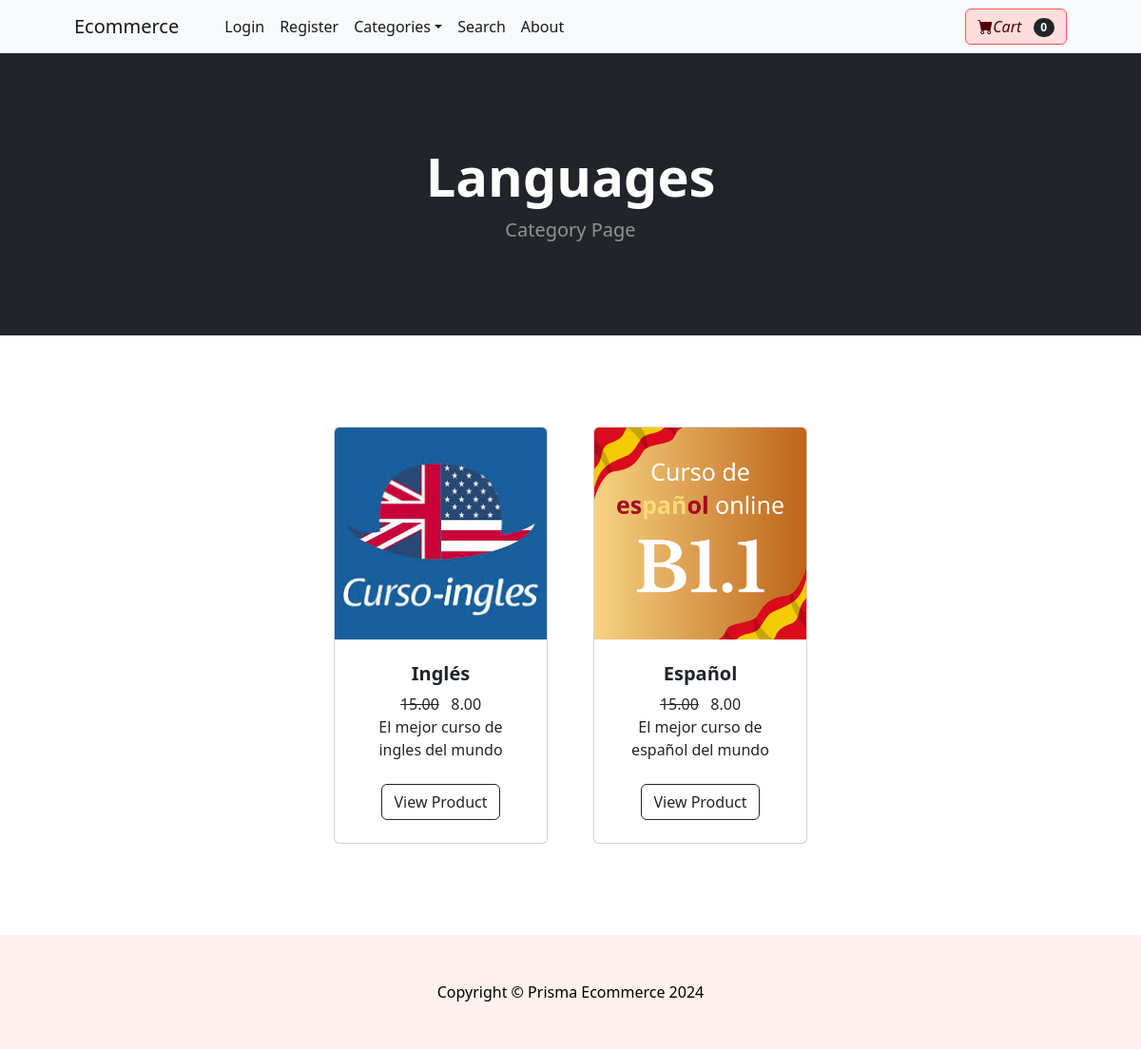
The app's page /category/Languages with its own data.
### store/models.py (models this page shows, shortened)
class Category(models.Model):
    name = models.CharField(max_length=50)
    def __str__(self):
        return self.name
    class Meta:
        verbose_name_plural = 'categories'

class Product(models.Model):
    name = models.CharField(max_length=100)
    price = models.DecimalField(default=0, decimal_places=2, max_digits=6)
    category = models.ForeignKey(Category, on_delete=models.CASCADE, default=1)
    description = models.CharField(max_length=250, default='', blank=True, null=True)
    image = models.ImageField(upload_to='uploads/product')
    is_sale = models.BooleanField(default=False)
    sale_price = models.DecimalField(default=0, decimal_places=2, max_digits=6)
    video = models.FileField(upload_to="video", null=True)

### store/views.py (the view)
# urls.py: path('category/<str:foo>', views.category, name='category'),
def category(request,foo):
    foo = foo.replace('-', '')
    try:
        category = Category.objects.get(name=foo)
        products = Product.objects.filter(category=category)
        return render(request, 'category.html', {'products': products, 'category':category})
    except:
        messages.success(request, ("That category Doest exist"))
        return redirect('index')

### cart/cart.py (called while the page is built)
    def __len__(self):
        return len(self.cart)

### cart/context_processors.py (called while the page is built)
def cart(request):
    return {'cart': Cart(request)}

### store/templates/category.html (shortened to what this page needs)
{% extends 'base.html' %}
{% block content %}
        <header class="bg-dark py-5">
            <div class="container px-4 px-lg-5 my-5">
                <div class="text-center text-white">
                    <h1 class="display-4 fw-bolder">{{ category }}</h1>
                    <p class="lead fw-normal text-white-50 mb-0">Category Page</p>
                </div>
            </div>
        </header>
        <section class="py-5">
            <div class="container px-4 px-lg-5 mt-5">
                <div class="row gx-4 gx-lg-5 row-cols-2 row-cols-md-3 row-cols-xl-4 justify-content-center">
                    {% for product in products %}
                        {% if product.is_sale %}
                            <div class="col mb-5">
                                <div class="card h-100">
                                    <div class="badge bg-light text-black position-absolute" style="top: 0.5rem; right: 1rem;">
                                        sale
                                    </div>
                                    <img class="card-img-top" src="{{ product.image.url }}" alt="..." />
                                    <div class="card-body p-4">
                                        <div class="text-center">
                                            <h5 class="fw-bolder">{{ product.name }}</h5>
                                            <div class="d-flex justify-content-center small text-warning mb-2">
                                                <div class="bi-star-fill"></div>
                                                &nbsp;&nbsp;Sale&nbsp;&nbsp;
                                                <div class="bi-star-fill"></div>
                                            </div>
                                            <strike>{{ product.price }}</strike>
                                            &nbsp;
                                            {{ product.sale_price }}
                                            <br/>
                                            {{ product.description }}
                                        </div>
                                    </div>
                                    <div class="card-footer p-4 pt-0 border-top-0 bg-transparent">
                                        <div class="text-center"><a class="btn btn-outline-dark mt-auto" href="{% url 'product' product.id %}">View Product</a></div>
                                    </div>
                                </div>
                            </div>
                        {% else %}
                        <div class="col mb-5">
                            <div class="card h-100">
                                <img class="card-img-top" src="{{ product.image.url }}" alt="..." />
                                <div class="card-body p-4">
                                    <div class="text-center">
                                        <h5 class="fw-bolder">{{ product.name }}</h5>
                                        <strike>{{ product.price }}</strike>
                                        {{ product.sale_price }}
                                        <br/>
                                        {{ product.description }}
                                    </div>
                                </div>
                                <div class="card-footer p-4 pt-0 border-top-0 bg-transparent">
                                    <div class="text-center"><a class="btn btn-outline-dark mt-auto" href="{% url 'product' product.id %}">View Product</a></div>
                                </div>
                            </div>
                        </div>
                        {% endif %}
                    {% endfor %}
                </div>
            </div>
        </section>
{% endblock %}

### records on screen
Category: name "Languages"
Product: image (picture), name "Inglés", price "15.00", sale_price "8.00", description "El mejor curso de ingles del mundo"
Product: image (picture), name "Español", price "15.00", sale_price "8.00", description "El mejor curso de español del mundo"

### other values on screen
{{ cart|length }} "0"
